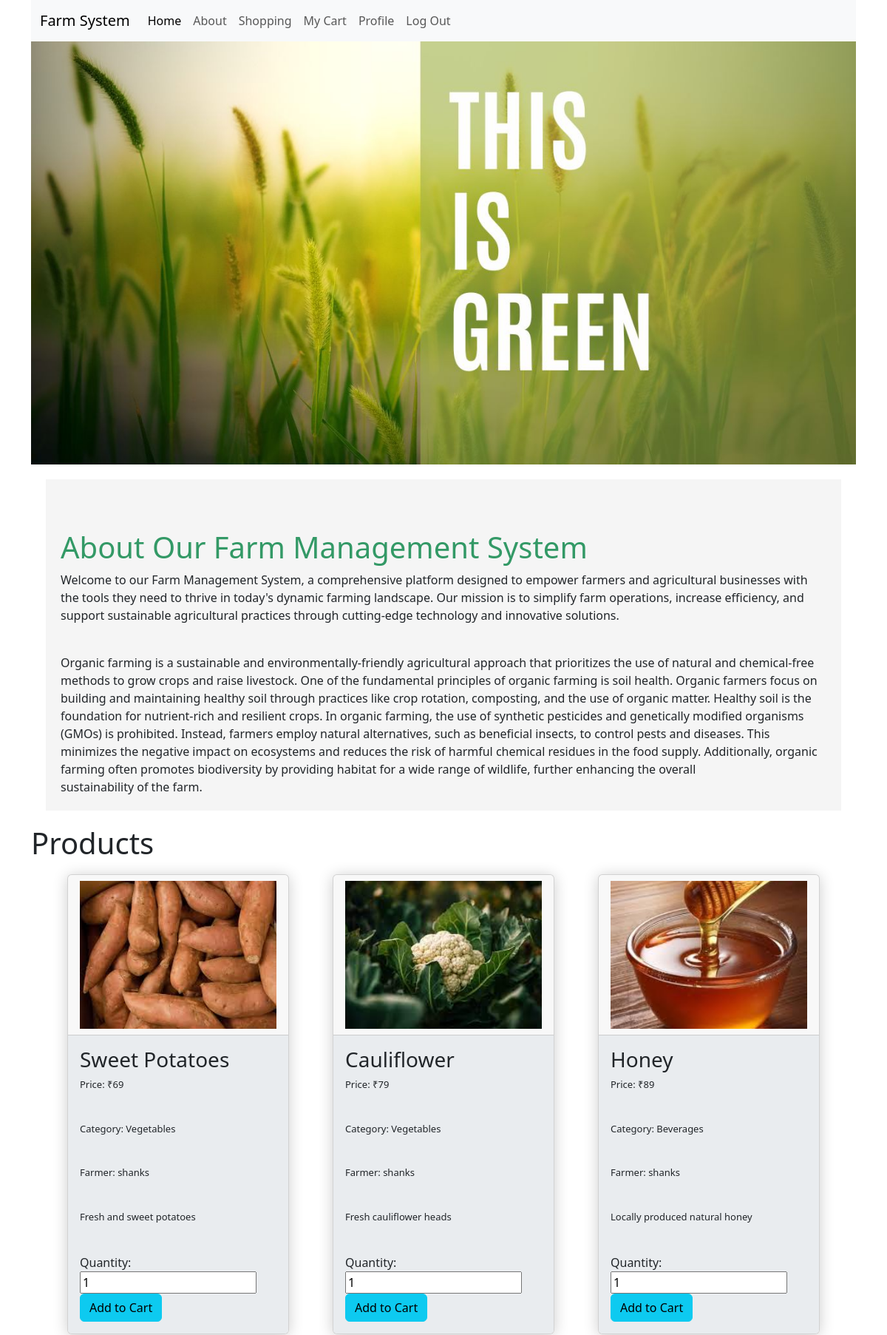
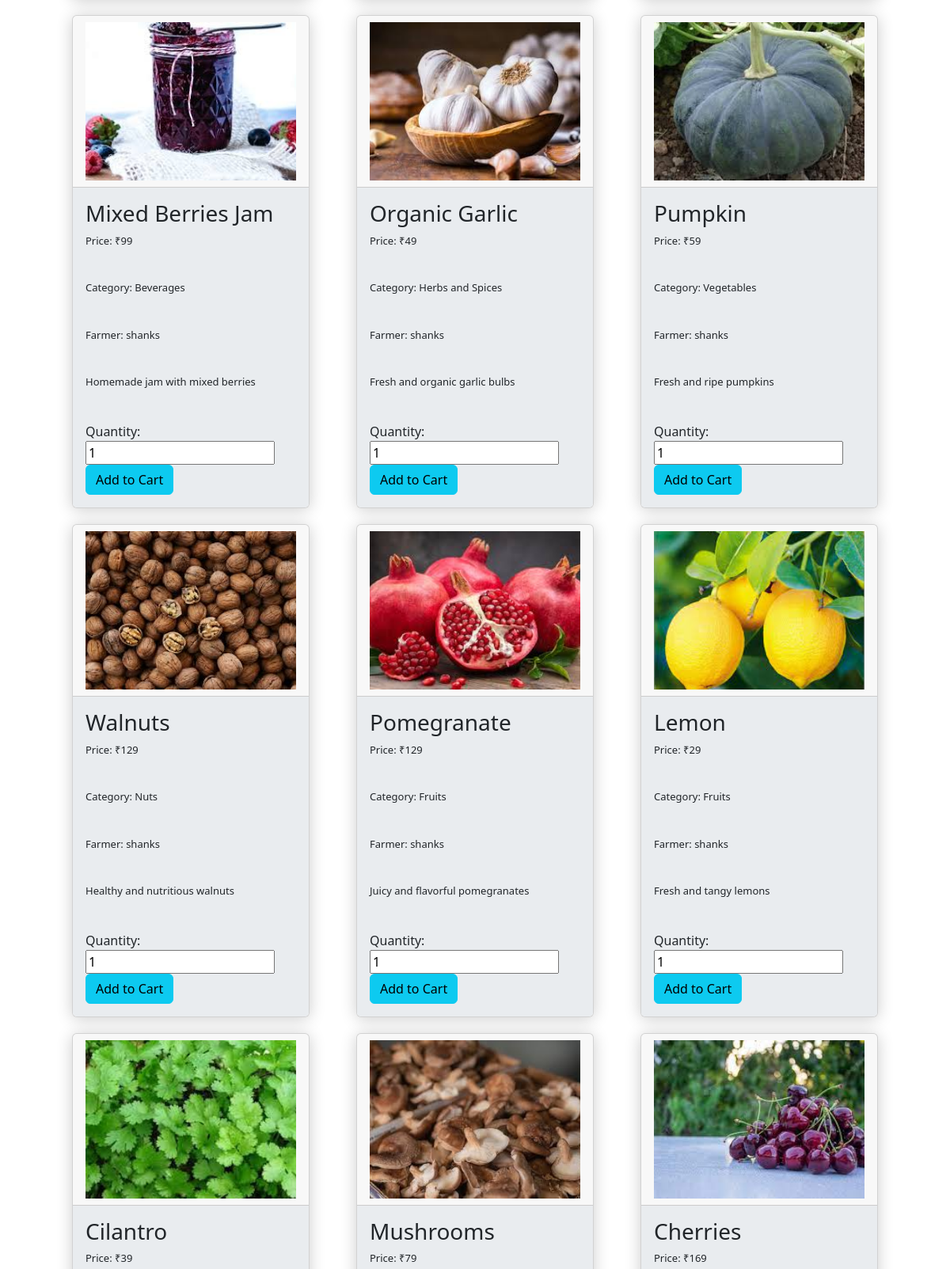
/buyer/buyer_home.php (upper part), run on the app's committed database (2 pictures, top to bottom).
### tables this page shows
CREATE TABLE `product` (
  `p_id` int(5) NOT NULL,
  `p_name` varchar(255) NOT NULL,
  `p_price` int(255) NOT NULL,
  `p_quantity` int(30) NOT NULL,
  `p_image` varchar(255) NOT NULL,
  `p_descript` varchar(255) NOT NULL,
  `c_id` int(5) NOT NULL,
  `f_id` int(5) NOT NULL
);

CREATE TABLE `category` (
  `c_id` int(5) NOT NULL,
  `c_name` varchar(255) NOT NULL
);

CREATE TABLE `farmer` (
  `f_id` int(5) NOT NULL,
  `f_name` varchar(255) NOT NULL,
  `f_mail` varchar(255) NOT NULL,
  `f_address` varchar(255) NOT NULL,
  `f_pass` varchar(255) NOT NULL,
  `f_phone` varchar(10) NOT NULL,
  `f_pin` int(255) NOT NULL,
  `f_status` int(1) NOT NULL
);

### buyer/config.php (called while the page is built, shortened)
<?php
class Database
{
    private $host = "localhost";
    private $username = "root";
    private $password = "";
    private $database = "farm_system";
    public function __construct()
    {
        $this->connection = new mysqli($this->host, $this->username, $this->password, $this->database);
    }
}
?>

### buyer/buyer.php (called while the page is built, shortened)
<?php
require 'config.php';
class Buyer extends Database
{
    public function getProducts()
    {
        $query = "SELECT p.p_id, p.p_name, p.p_price, p.p_image, p.p_descript, c.c_name, f.f_name
              FROM product p
              JOIN category c ON p.c_id = c.c_id
              JOIN farmer f ON p.f_id = f.f_id";
        $result = $this->connection->query($query);
        $products = [];
        while ($row = $result->fetch_assoc()) {
            $products[] = $row;
        }
        return $products;
    }
}

### buyer/display_products.php (the view, shortened to what this page needs)
<?php
require 'Buyer.php';
$buyer = new Buyer();
$products = $buyer->getProducts();
?>
<!DOCTYPE html>
<html lang="en" data-theme="light">
<head>
    <link rel="stylesheet" href="styl.css" />
    <link href="https://cdn.jsdelivr.net/npm/bootstrap@5.3.2/dist/css/bootstrap.min.css" rel="stylesheet">
</head>
<body>
    <h1>Products</h1>
    <div class="container1">
        <?php
        foreach ($products as $product) {
            echo '<div class="card">';
            echo '<div class="card-header">';
            echo '<img src="../farmer/product_images/' . $product['p_image'] . '" alt="' . $product['p_name'] . '" width="" height="">';
            echo '</div>';
            echo '<div class="card-body">';
            echo '<h3>' . $product['p_name'] . '</h3>';
            echo '<p>Price: ₹' . $product['p_price'] . '</p>';
            echo '<p>Category: ' . $product['c_name'] . '</p>';
            echo '<p>Farmer: ' . $product['f_name'] . '</p>';
            echo '<p> ' . $product['p_descript'] . '</p>';
            echo '<form method="POST" action="">';
            echo 'Quantity: <input type="number" name="quantity" value="1" min="1">';
            echo '<input type="submit" class="btn btn-info" value="Add to Cart">';
            echo '</form>';
            echo '</div>';
            echo '</div>';
        }
        ?>
    </div>
</body>
</html>

### buyer/buyer_home.php (shortened to what this page needs)
<!DOCTYPE html>
<html>
<head>
</head>
<body>
    <?php include 'navbar.php' ?>
    <div class="container">
        <section id="home">
            <img src=green.jpg width=100% height=100%>
        </section>
        <section id="about">
            <?php include 'about_us.php' ?>
        </section>
        <section id=products>
            <?php include "display_products.php" ?>
        </section>
    </div>
</body>
</html>

### buyer/navbar.php (shortened to what this page needs)
<head>
  <link href="https://cdn.jsdelivr.net/npm/bootstrap@5.3.2/dist/css/bootstrap.min.css" rel="stylesheet">
</head>
<header id="header" class="fixed-top">
  <div class="container align-items-center justify-content-lg-between">
    <nav class="navbar navbar-expand-lg bg-body-tertiary">
      <div class="container-fluid">
        <a class="navbar-brand" href="#">Farm System</a>
        <div class="collapse navbar-collapse" id="navbarNavAltMarkup">
          <div class="navbar-nav">
            <a class="nav-link scrollto active" href="#home">Home</a>
            <a class="nav-link scrollto" href="#about">About</a>
            <a class="nav-link scrollto " href="#products">Shopping</a>
            <a class="nav-link scrollto" href="myCart.php">My Cart</a>
            <a class="nav-link scrollto" href="buyer_profile.php">Profile</a>
            <a class="nav-link scrollto" href="../index.php?logout=1">Log Out</a>
          </div>
        </div>
      </div>
    </nav>
  </div>
</header>

### buyer/about_us.php
<div style=" background-color: #f5f5f5;
            padding: 20px;
            margin: 20px;">
    <br>
    <br>
    <h1 style="color: #339966">About Our Farm Management System</h1>
    <p>Welcome to our Farm Management System, a comprehensive platform designed to empower farmers and agricultural businesses with the tools they need to thrive in today's dynamic farming landscape. Our mission is to simplify farm operations, increase efficiency, and support sustainable agricultural practices through cutting-edge technology and innovative solutions.</p>
    <br>
    Organic farming is a sustainable and environmentally-friendly agricultural approach that prioritizes the use of natural and chemical-free methods to grow crops and raise livestock. One of the fundamental principles of organic farming is soil health. Organic farmers focus on building and maintaining healthy soil through practices like crop rotation, composting, and the use of organic matter. Healthy soil is the foundation for nutrient-rich and resilient crops.
    In organic farming, the use of synthetic pesticides and genetically modified organisms (GMOs) is prohibited. Instead, farmers employ natural alternatives, such as beneficial insects, to control pests and diseases. This minimizes the negative impact on ecosystems and reduces the risk of harmful chemical residues in the food supply. Additionally, organic farming often promotes biodiversity by providing habitat for a wide range of wildlife, further enhancing the overall sustainability of the farm.

### buyer/styl.css (style rules this page uses)
* { box-sizing: border-box; }
.container1 { display: flex; justify-content: space-evenly; flex-wrap: wrap; }
.card { margin: 10px; background-color: #e9ecef; border-radius: 10px; box-shadow: 0 2px 20px rgba(0, 0, 0, 0.2); overflow: hidden; width: 300px; }
.card-header img { width: 100%; height: 200px; object-fit: cover; }
.card-body { background-color: #e9ecef; display: flex; flex-direction: column; justify-content: center; align-items: flex-start; padding: 20px; min-height: 250px; }
.card-body p { font-size: 13px; margin: 0 0 40px; }

### data on the page
product: p_image (picture), p_name "Sweet Potatoes", p_price "69", c.c_name "Vegetables", f.f_name "shanks", p_descript "Fresh and sweet potatoes"
product: p_image (picture), p_name "Cauliflower", p_price "79", c.c_name "Vegetables", f.f_name "shanks", p_descript "Fresh cauliflower heads"
product: p_image (picture), p_name "Honey", p_price "89", c.c_name "Beverages", f.f_name "shanks", p_descript "Locally produced natural honey"
product: p_image (picture), p_name "Mixed Berries Jam", p_price "99", c.c_name "Beverages", f.f_name "shanks", p_descript "Homemade jam with mixed berries"
product: p_image (picture), p_name "Organic Garlic", p_price "49", c.c_name "Herbs and Spices", f.f_name "shanks", p_descript "Fresh and organic garlic bulbs"
product: p_image (picture), p_name "Pumpkin", p_price "59", c.c_name "Vegetables", f.f_name "shanks", p_descript "Fresh and ripe pumpkins"
product: p_image (picture), p_name "Walnuts", p_price "129", c.c_name "Nuts", f.f_name "shanks", p_descript "Healthy and nutritious walnuts"
product: p_image (picture), p_name "Pomegranate", p_price "129", c.c_name "Fruits", f.f_name "shanks", p_descript "Juicy and flavorful pomegranates"
product: p_image (picture), p_name "Lemon", p_price "29", c.c_name "Fruits", f.f_name "shanks", p_descript "Fresh and tangy lemons"
product: p_image (picture), p_name "Cilantro", p_price "39"
product: p_image (picture), p_name "Mushrooms", p_price "79"
product: p_image (picture), p_name "Cherries", p_price "169"
